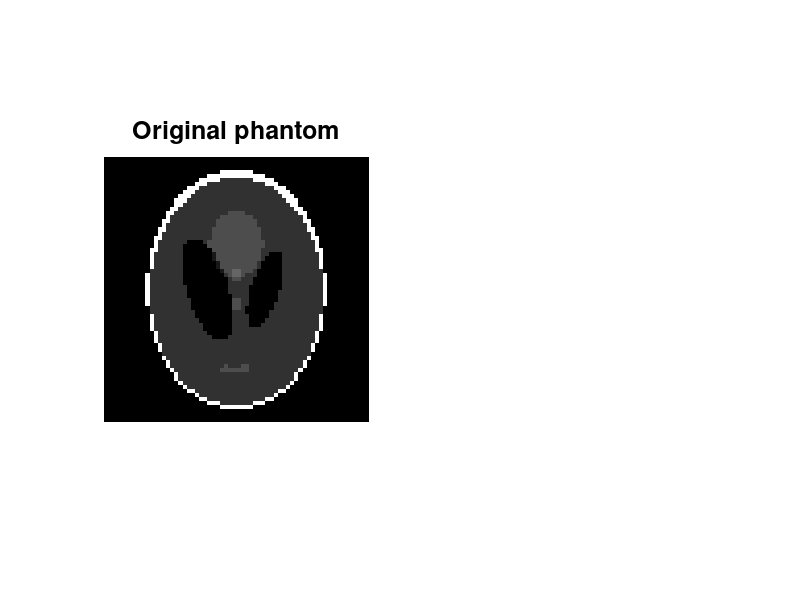

The MATLAB script that drew this image: (Note: this script raises an error after producing the figure.)
% This simple demo examines if TVAL3 works normally. 

clear; close all;
path(path,genpath(pwd));
fullscreen = get(0,'ScreenSize');

% problem size
n = 64;
ratio = .3;
p = n; q = n; % p x q is the size of image
m = round(ratio*n^2);

% sensing matrix
A = rand(m,p*q)-.5;

% original image
I = phantom(n);
nrmI = norm(I,'fro');
figure('Name','TVAL3','Position',...
    [fullscreen(1) fullscreen(2) fullscreen(3) fullscreen(4)]);
subplot(121); imshow(I,[]);
title('Original phantom','fontsize',18); drawnow;

% observation
f = A*I(:);
favg = mean(abs(f));

% add noise
f = f + .00*favg*randn(m,1);


%% Run TVAL3
clear opts
opts.mu = 2^8;
opts.beta = 2^5;
opts.tol = 1E-3;
opts.maxit = 300;
opts.TVnorm = 1;
opts.nonneg = true;

lambX=1;
lambY=1;

t = cputime;




[U, out] = TVAL3(A,f,p,q,opts,lambX,lambY);
t = cputime - t;


subplot(122); 
imshow(U,[]);
title('Recovered by TVAL3','fontsize',18);
xlabel(sprintf(' %2d%% measurements \n Rel-Err: %4.2f%%, CPU: %4.2fs ',ratio*100,norm(U-I,'fro')/nrmI*100,t),'fontsize',16);
